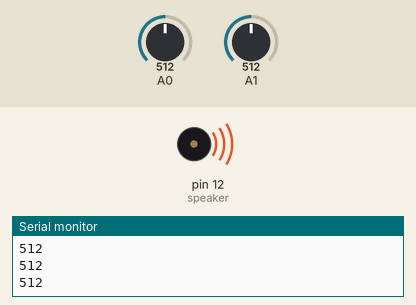
Simulated run of this sketch. Board: Arduino Uno, built with avr-gcc and run on an emulated ATmega328P. Shown: buzzer (waves = sounding), the last lines printed to the serial monitor. Inputs (shaded band) come from the test bench; at power-on: A0 = 512, A1 = 512.

Above: at 0.9 s.
1.3 s: A0 set to 211
At 1.71 s:
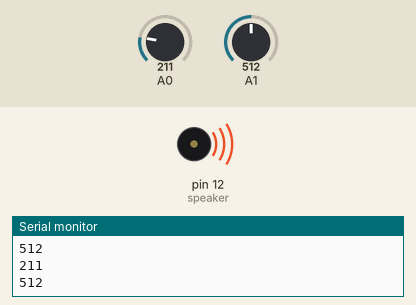
4.3 s: A0 set to 182
At 5.2 s:
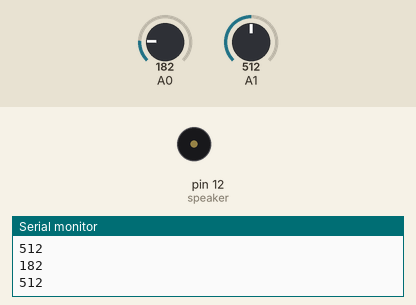
5.8 s: A0 set to 210
At 6.33 s:
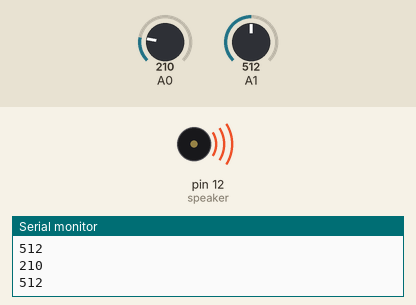
8.8 s: A0 set to 190
At 9.6 s:
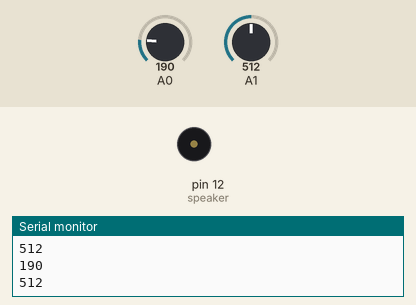
Timing chart, 0 to 11.3 s (numbered marks = the images above; inputs shaded):
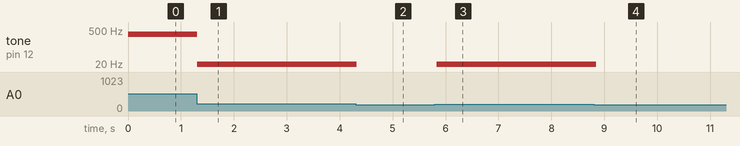

Measured:
- the behaviour switches between 201 and 200 on A0 (found by bisection; images 1 and 2)
- after the input at 1.3 s, tone on pin 12 (speaker): 330 Hz → 12 Hz at once
- after the input at 4.3 s, tone on pin 12 (speaker): 12 Hz → silent at once
- after the input at 5.8 s, tone on pin 12 (speaker): silent → 12 Hz at once
- after the input at 8.8 s, tone on pin 12 (speaker): 12 Hz → silent after 0.05 s

The sketch:

SimpleInstrument.ino
```cpp
//***************************************/
//Simple instrument gadget program
//***************************************/
int s = 0;
int speaker = 12;
int sounds[] = {262,294,330,349,392,440,494};
int BEATTIME = 100;
void setup() {
  Serial.begin(9600);
  pinMode(0,INPUT);
  pinMode(1,INPUT);
}

void loop() {
  s = analogRead(0);
  int p = analogRead(1);
  //Reset the sound
  noTone(12);

  if(550 < s){
    tone(speaker,sounds[0],BEATTIME);
  }
  else if(530 < s){
    tone(speaker,sounds[1],BEATTIME);
  }
  else if(510 < s){
    tone(speaker,sounds[2],BEATTIME);
  }
  else if(490 < s){
    tone(speaker,sounds[3],BEATTIME);
  }
  else if(470 < s){
    tone(speaker,sounds[4],BEATTIME);
  }
  else if(450 < s){
    tone(speaker,sounds[5],BEATTIME);
  }
  else if(430 < s){
    tone(speaker,sounds[6],BEATTIME);
  }
  else if(200 < s){
    tone(speaker,sounds[7],BEATTIME);
  }
  delay(100);
  Serial.println(s);
  Serial.println(p);
}
```
